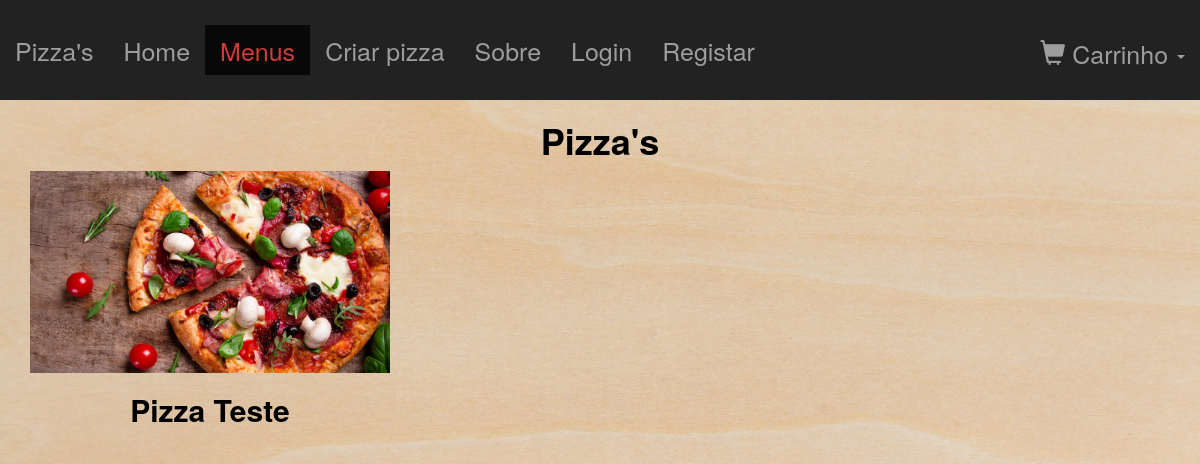
Before: /pages/menus.php with the older database file.
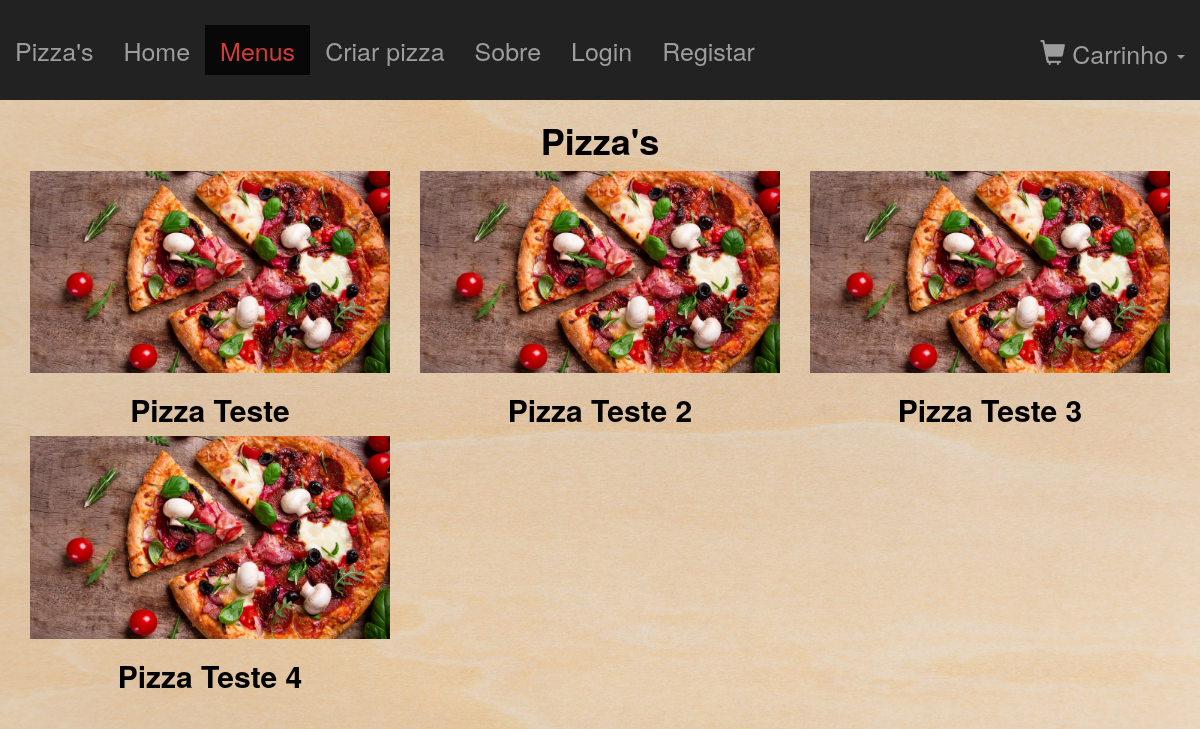
After: the same page with the newer database file.
### tables this page shows
CREATE TABLE IF NOT EXISTS `pizza` (
  `ID` int(11) NOT NULL COMMENT 'ID da pizza',
  `nome` varchar(100) NOT NULL COMMENT 'Nome da pizza',
  `imagem` varchar(535) NOT NULL COMMENT 'Caminho da imagem da pizza',
  `tamanhoID` int(11) NOT NULL COMMENT 'ID do tamanho da pizza',
  `crostaID` int(11) NOT NULL COMMENT 'ID da crosta da pizza',
  `molhoID` int(11) NOT NULL COMMENT 'ID do molho da pizza',
  `extraQueijo` tinyint(1) NOT NULL COMMENT 'Significa se a pizza tem extra queijo (0 - Não | 1 - Sim)',
  `preco` float NOT NULL COMMENT 'Preço da pizza',
  `pizzaPredefinida` tinyint(1) NOT NULL COMMENT 'Significa se a pizza é predefinida (criada por funcionário) (0 - Não | 1 - Sim)',
  `pizzaPersonalizada` tinyint(1) NOT NULL COMMENT 'Significa se a pizza é personalizada (criada por um cliente) (0 - Não | 1 - Sim)',
  `pessoaID` int(11) DEFAULT NULL COMMENT 'ID da pessoa que criou a pizza personalizada (NULL se a pizza é predefinida criada por um funcionário)'
);

### pages/menus.php (the view, shortened to what this page needs)
<?php
    require_once('../php/bd.php');
?>
<?php
    require_once './partials/header2.php';
    $sql='SELECT ID, nome, imagem FROM pizza WHERE pizzaPredefinida=1;';
    $result = $PDO->query($sql);
    $listaPizzas = $result->fetchAll();
?>
<div class="container-fluid paddingLess marTop">
    <div class="col-md-12 text-center">
        <h1><b>Pizza's</b></h1>
        <?php foreach ($listaPizzas as $pizza){ ?>
            <a href="./pizza.php?id=<?=$pizza['ID']?>" class="noDecoration">
                <div class="col-md-4">
                    <img src="<?=$pizza['imagem']?>" class="img-responsive" alt="<?=$pizza['nome']?>">
                    <h2><b><?=$pizza['nome']?></b></h2>
                </div>
            </a>
        <?php } ?>
    </div>
</div>

### pages/partials/header2.php (shortened to what this page needs)
    <link rel="stylesheet" href="/css/bootstrap.min.css">
    <link rel="stylesheet" href="/css/fontAwesome/css/font-awesome.min.css">
    <link rel="stylesheet" href="/css/style.css">
</head>
<body class="woodBackground">
    <nav class="navbar navbar-inverse navbar-fixed-top">
        <div class="container-fluid">
            <div class="navbar-header">
                <a class="navbar-brand" href="/index.php">Pizza's</a>
            </div>
            <div class="collapse navbar-collapse" id="bs-example-navbar-collapse-1">
                <ul class="nav navbar-nav">
                    <li <?php if(($_SERVER['REQUEST_URI']=='/index.php') || ($_SERVER['REQUEST_URI']=='/')){echo 'class="active"';} ?>><a href="/index.php">Home<span class="sr-only">(current)</span></a></li>
                    <li <?php if($_SERVER['REQUEST_URI']=='/pages/menus.php'){echo 'class="active"';} ?>><a href="/pages/menus.php">Menus</a></li>
                    <li <?php if($_SERVER['REQUEST_URI']=='/pages/criarPizza.php'){echo 'class="active"';} ?>><a href="/pages/criarPizza.php">Criar pizza</a></li>
                    <li <?php if($_SERVER['REQUEST_URI']=='/pages/sobre.php'){echo 'class="active"';} ?>><a href="/pages/sobre.php">Sobre</a></li>
                    <?php if(!isset($_SESSION['pessoaLogada'])){ ?>
                        <li <?php if($_SERVER['REQUEST_URI']=='/pages/login.php'){echo 'class="active"';} ?>><a href="/pages/login.php">Login</a></li>
                        <li <?php if($_SERVER['REQUEST_URI']=='/pages/registar.php'){echo 'class="active"';} ?>><a href="/pages/registar.php">Registar</a></li>
                    <?php } ?>
                </ul>
                <ul class="nav navbar-nav navbar-right">
                    <li class="dropdown" id="cart">
                        <a href="#" class="dropdown-toggle" data-toggle="dropdown" role="button" aria-expanded="false"><span class="glyphicon glyphicon-shopping-cart"></span>  Carrinho  <span class="caret"></span></a>
                    </li>
                </ul>
            </div>
        </div>
    </nav>

### css/style.css (style rules this page uses)
.paddingLess { padding-right: 0px; padding-left: 0px; }
.navbar { margin-bottom: 0px; border-bottom-width: 0px; height: 100px; font-size: 25px; }
.navbar-inverse .container-fluid { margin-top: 25px; }
.navbar-brand { font-size: 25px; }
.navbar-inverse .navbar-nav>.active>a { color: #d23b38; }
html, body { height:100%; }
.carousel,.item,.active { height:100%; }
.woodBackground { background: url('../img/woodBackground.jpg') no-repeat center center fixed; -webkit-background-size: cover; -moz-background-size: cover; -o-background-size: cover; background-size: cover; height: 100%; display: flex; flex-flow: column; }
.marTop { margin-top: 100px; }
.marTop h1 { color: black; }
.noDecoration { text-decoration: none; color: black; }

Changed rows visible on the page:
added pizza: imagem (picture), nome "Pizza Teste 2"
added pizza: imagem (picture), nome "Pizza Teste 3"
added pizza: imagem (picture), nome "Pizza Teste 4"
